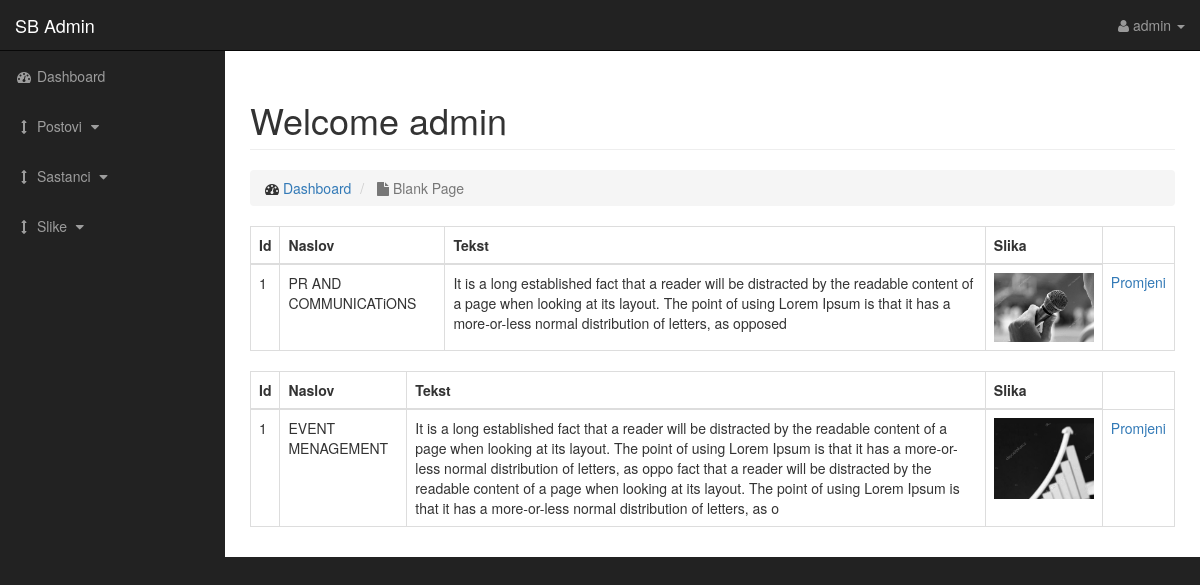
Screenshot of /admin/postovi.php (signed in) with the database file from the repository.
### tables this page shows
CREATE TABLE `postovi` (
  `id` int(11) NOT NULL,
  `naslov` varchar(64) NOT NULL,
  `tekst` varchar(1024) NOT NULL,
  `slike` text NOT NULL
);

CREATE TABLE `postovi1` (
  `id` int(11) NOT NULL,
  `naslov` varchar(64) NOT NULL,
  `tekst` varchar(1024) NOT NULL,
  `slika` text NOT NULL
);

### admin/postovi.php (the view, shortened to what this page needs)
<?php
require "includes/config.php";
include "includes/header.php";
?>
<body>
    <div id="wrapper">
        <?php  include "includes/navigation.php"  ?>
            <div class="collapse navbar-collapse navbar-ex1-collapse">
                <ul class="nav navbar-nav side-nav">
                    <li>
                        <a href="index.php"><i class="fa fa-fw fa-dashboard"></i> Dashboard</a>
                    </li>
                    <li>
                        <a href="javascript:;" data-toggle="collapse" data-target="#post_down"><i class="fa fa-fw fa-arrows-v"></i> Postovi <i class="fa fa-fw fa-caret-down"></i></a>
                    </li>
                    <li>
                        <a href="javascript:;" data-toggle="collapse" data-target="#demo"><i class="fa fa-fw fa-arrows-v"></i> Sastanci <i class="fa fa-fw fa-caret-down"></i></a>
                         <li>
                        <a href="javascript:;" data-toggle="collapse" data-target="#post_drop_down"><i class="fa fa-fw fa-arrows-v"></i> Slike <i class="fa fa-fw fa-caret-down"></i></a>
                    </li>
                    </li>
                </ul>
            </div>
        </nav>
        <div id="page-wrapper">
            <div class="container-fluid">
                <div class="row">
                    <div class="col-lg-12">
                        <h1 class="page-header">
                           Welcome <?php echo $_SESSION['korisnik_login'];    ?>
                        </h1>
                        <ol class="breadcrumb">
                            <li>
                                <i class="fa fa-dashboard"></i>  <a href="index.html">Dashboard</a>
                            </li>
                            <li class="active">
                                <i class="fa fa-file"></i> Blank Page
                            </li>
                        </ol>
                          <table class="table table-bordered table-hover">
                             <thead>
                               <tr>
                               <th>Id</th>
                               <th>Naslov</th>
                               <th>Tekst</th>
                               <th>Slika</th>
                               </tr>
                             </thead>
                             <tbody>
                        <?php
                         $query = "SELECT * FROM postovi";
                             $svi_postovi = mysqli_query($connection, $query);
                             while($row = mysqli_fetch_array($svi_postovi)){
                                 $id = $row['id'];
                                 $naslov = $row['naslov'];
                                 $tekst = $row['tekst'];
                                 $slike = $row['slike'];
                                 echo "<tr>";
                                    echo "<td>$id</td>";
                                    echo "<td>$naslov</td>";
                                    echo "<td>$tekst</td>";
                                    echo "<td><img width='100' src='../images/$slike'></td>";
                                    echo "<td><a href='promjeni_postove.php?p_id=$id'>Promjeni</a></td>";
                                echo "</tr>";
                            }
                        ?>
                        </tbody>
                    </table>
					 <table class="table table-bordered table-hover">
                             <thead>
                               <tr>
                               <th>Id</th>
                               <th>Naslov</th>
                               <th>Tekst</th>
                               <th>Slika</th>
                               </tr>
                             </thead>
                             <tbody>
                        <?php
                         $query = "SELECT * FROM postovi1";
                             $svi_postovi = mysqli_query($connection, $query);
                             while($row = mysqli_fetch_array($svi_postovi)){
                                 $id = $row['id'];
                                 $naslov = $row['naslov'];
                                 $tekst = $row['tekst'];
                                 $slike = $row['slika'];
                                 echo "<tr>";
                                    echo "<td>$id</td>";
                                    echo "<td>$naslov</td>";
                                    echo "<td>$tekst</td>";
                                    echo "<td><img width='100' src='../images/$slike'></td>";
                                    echo "<td><a href='promjeni_postove1.php?p_id=$id'>Promjeni</a></td>";
                                echo "</tr>";
                            }
                        ?>
                        </tbody>
                    </table>
                    </div>
                </div>
            </div>
        </div>
    </div>
</body>
</html>

### admin/css/sb-admin.css (style rules this page uses)
body { margin-top: 100px; background-color: #222; }
@media (min-width:768px) { body { margin-top: 50px; } }
#wrapper { padding-left: 0; }
#page-wrapper { width: 100%; padding: 0; background-color: #fff; }
@media (min-width:768px) { #wrapper { padding-left: 225px; } }
@media (min-width:768px) { #page-wrapper { padding: 10px; } }
@media (min-width:768px) { .side-nav { position: fixed; top: 51px; left: 225px; width: 225px; margin-left: -225px; border: none; border-radius: 0; overflow-y: auto; background-color: #222; } }
@media (min-width:768px) { .side-nav>li>a { width: 225px; } }

### rows the page displays
postovi: id "1", naslov "PR AND COMMUNICATiONS", tekst "It is a long established fact that a reader will be distracted by the readable content of a page when looking at its layout. The point of using Lorem Ipsum is that it has a more-or-less normal distribution of letters, as opposed", slike (picture)
postovi1: id "1", naslov "EVENT MENAGEMENT", tekst "It is a long established fact that a reader will be distracted by the readable content of a page when looking at its layout. The point of using Lorem Ipsum is that it has a more-or-less normal distribution of letters, as oppo fact that a reader will be distracted by the readable content of a page when looking at its layout. The point of using Lorem Ipsum is that it has a more-or-less normal distribution of letters, as o", slika (picture)

### other values shown
$_SESSION['korisnik_login'] "admin"
